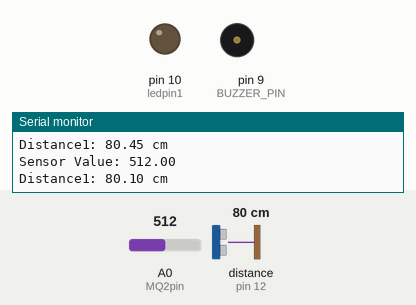
Recording of a sketch running on a simulated Arduino Uno, built with avr-gcc and run on an emulated ATmega328P. On the bench: output pins drawn as LEDs (lit = HIGH), buzzer (waves = sounding), the last lines printed to the serial monitor. Wiring (inferred from the names in the program): ultrasonic range finder: trigger pin 13; echo pin 12. The test bench sets the inputs (shaded band); at power-on: distance to the obstacle (sensor on pin 12) 80 cm, A0 (MQ2pin) = 512. The echo pulse lasts 58.3 µs per cm; pins used as bus, display or sensor lines are not drawn.

Above: at 6.2 s.
6.3 s: distance to the obstacle (sensor on pin 12) set to 18 cm
9.2 s: distance to the obstacle (sensor on pin 12) set to 15 cm
At 11.9 s:
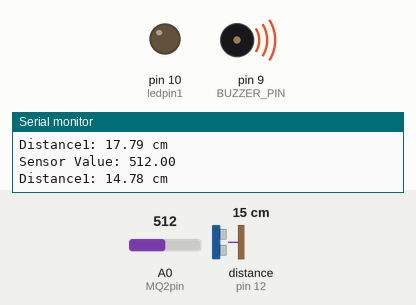
At 13.4 s:
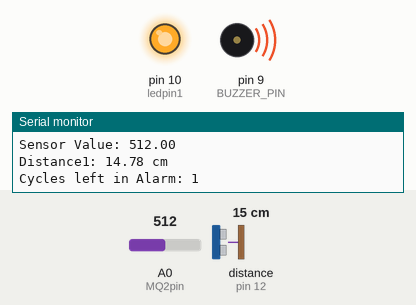
Timing chart, 0 to 19.2 s (numbered marks = the images above; inputs shaded):
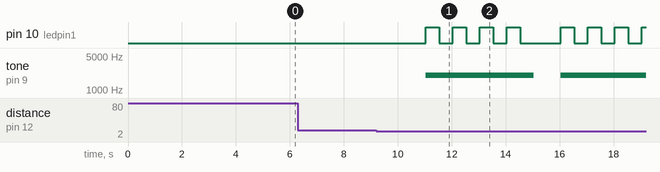

Measured:
- the behaviour switches between 17 and 16 cm on distance to the obstacle (sensor on pin 12) (found by bisection; images 0 and 1)
- after the input at 9.2 s, pin 10 (ledpin1): goes 3 × (HIGH 0.50 s, LOW 0.50 s), HIGH 0.50 s, LOW 1.5 s, 3 × (HIGH 0.50 s, LOW 0.50 s), then HIGH, starting after 1.8 s; tone on pin 9 (BUZZER_PIN): silent → 2000 Hz after 1.8 s, → silent 4.0 s later, → 2000 Hz 1.0 s later

The sketch:

ArduinoProject2.ino
```cpp
#define trigpin1 13
#define echopin1 12
#define BUZZER_PIN 9
#define ledpin1 10
#define MQ2pin 0

float sensorValue = 0;
float duration1;
float distance1;
float prevsensorValue = 0;
int count = 0;

void setup()
{
  pinMode(ledpin1, OUTPUT);
  pinMode(trigpin1, OUTPUT);
  pinMode(echopin1, INPUT);
  Serial.begin(9600);
  Serial.println("Ultrasonic Sensor HC-SR04 test");
  Serial.println("with Arduino Uno R3");
  Serial.println("Gas sensor warming up!");
  delay(5000); // allow the MQ-2 to warm up

}

void loop()
{

  digitalWrite(trigpin1, LOW);
  delayMicroseconds(2);

  digitalWrite(trigpin1, HIGH);
  delayMicroseconds(10);
  digitalWrite(trigpin1, LOW);

  duration1 = pulseIn(echopin1, HIGH);
  distance1 = duration1 /58;

  prevsensorValue = sensorValue;
  sensorValue = analogRead(MQ2pin); // read analog input pin 0
  Serial.print("Sensor Value: ");
  Serial.println(sensorValue);

  Serial.print("Distance1: ");
  Serial.print(distance1);
  Serial.println(" cm");
  delay(1000);

  if(distance1<=16){
      buzz();
  }
  if(count>0){
    if((sensorValue - prevsensorValue) >= 30){
      buzz();
    }
  }
  else{
    count++;
  }

}

void buzz(){
  int i = 2;
  while(i>0){
  tone(BUZZER_PIN,2000,500);
  digitalWrite(ledpin1, HIGH);
  delay(500);
  tone(BUZZER_PIN,2000,500);
  digitalWrite(ledpin1, LOW);
  delay(500);
  tone(BUZZER_PIN,2000,500);
  digitalWrite(ledpin1, HIGH);
  delay(500);
  tone(BUZZER_PIN,2000,500);
  digitalWrite(ledpin1, LOW);
  delay(500);
  i--;
  Serial.print("Cycles left in Alarm: ");
  Serial.println(i);
  count++;
  }
}
```
